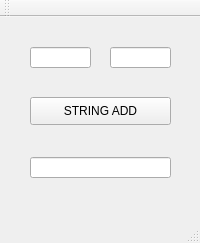
<?xml version="1.0" encoding="UTF-8"?>
<ui version="4.0">
 <class>MainWindow</class>
 <widget class="QMainWindow" name="MainWindow">
  <property name="geometry">
   <rect>
    <x>0</x>
    <y>0</y>
    <width>200</width>
    <height>243</height>
   </rect>
  </property>
  <property name="windowTitle">
   <string>MainWindow</string>
  </property>
  <widget class="QWidget" name="centralWidget">
   <widget class="QLineEdit" name="lineEdit">
    <property name="geometry">
     <rect>
      <x>30</x>
      <y>140</y>
      <width>141</width>
      <height>21</height>
     </rect>
    </property>
   </widget>
   <widget class="QPushButton" name="pushButton_2">
    <property name="geometry">
     <rect>
      <x>30</x>
      <y>80</y>
      <width>141</width>
      <height>28</height>
     </rect>
    </property>
    <property name="text">
     <string>STRING ADD</string>
    </property>
   </widget>
   <widget class="QLineEdit" name="lineEdit_2">
    <property name="geometry">
     <rect>
      <x>30</x>
      <y>30</y>
      <width>61</width>
      <height>21</height>
     </rect>
    </property>
   </widget>
   <widget class="QLineEdit" name="lineEdit_3">
    <property name="geometry">
     <rect>
      <x>110</x>
      <y>30</y>
      <width>61</width>
      <height>21</height>
     </rect>
    </property>
   </widget>
  </widget>
  <widget class="QMenuBar" name="menuBar">
   <property name="geometry">
    <rect>
     <x>0</x>
     <y>0</y>
     <width>200</width>
     <height>26</height>
    </rect>
   </property>
  </widget>
  <widget class="QToolBar" name="mainToolBar">
   <attribute name="toolBarArea">
    <enum>TopToolBarArea</enum>
   </attribute>
   <attribute name="toolBarBreak">
    <bool>false</bool>
   </attribute>
  </widget>
  <widget class="QStatusBar" name="statusBar"/>
 </widget>
 <layoutdefault spacing="6" margin="11"/>
 <resources/>
 <connections/>
</ui>
